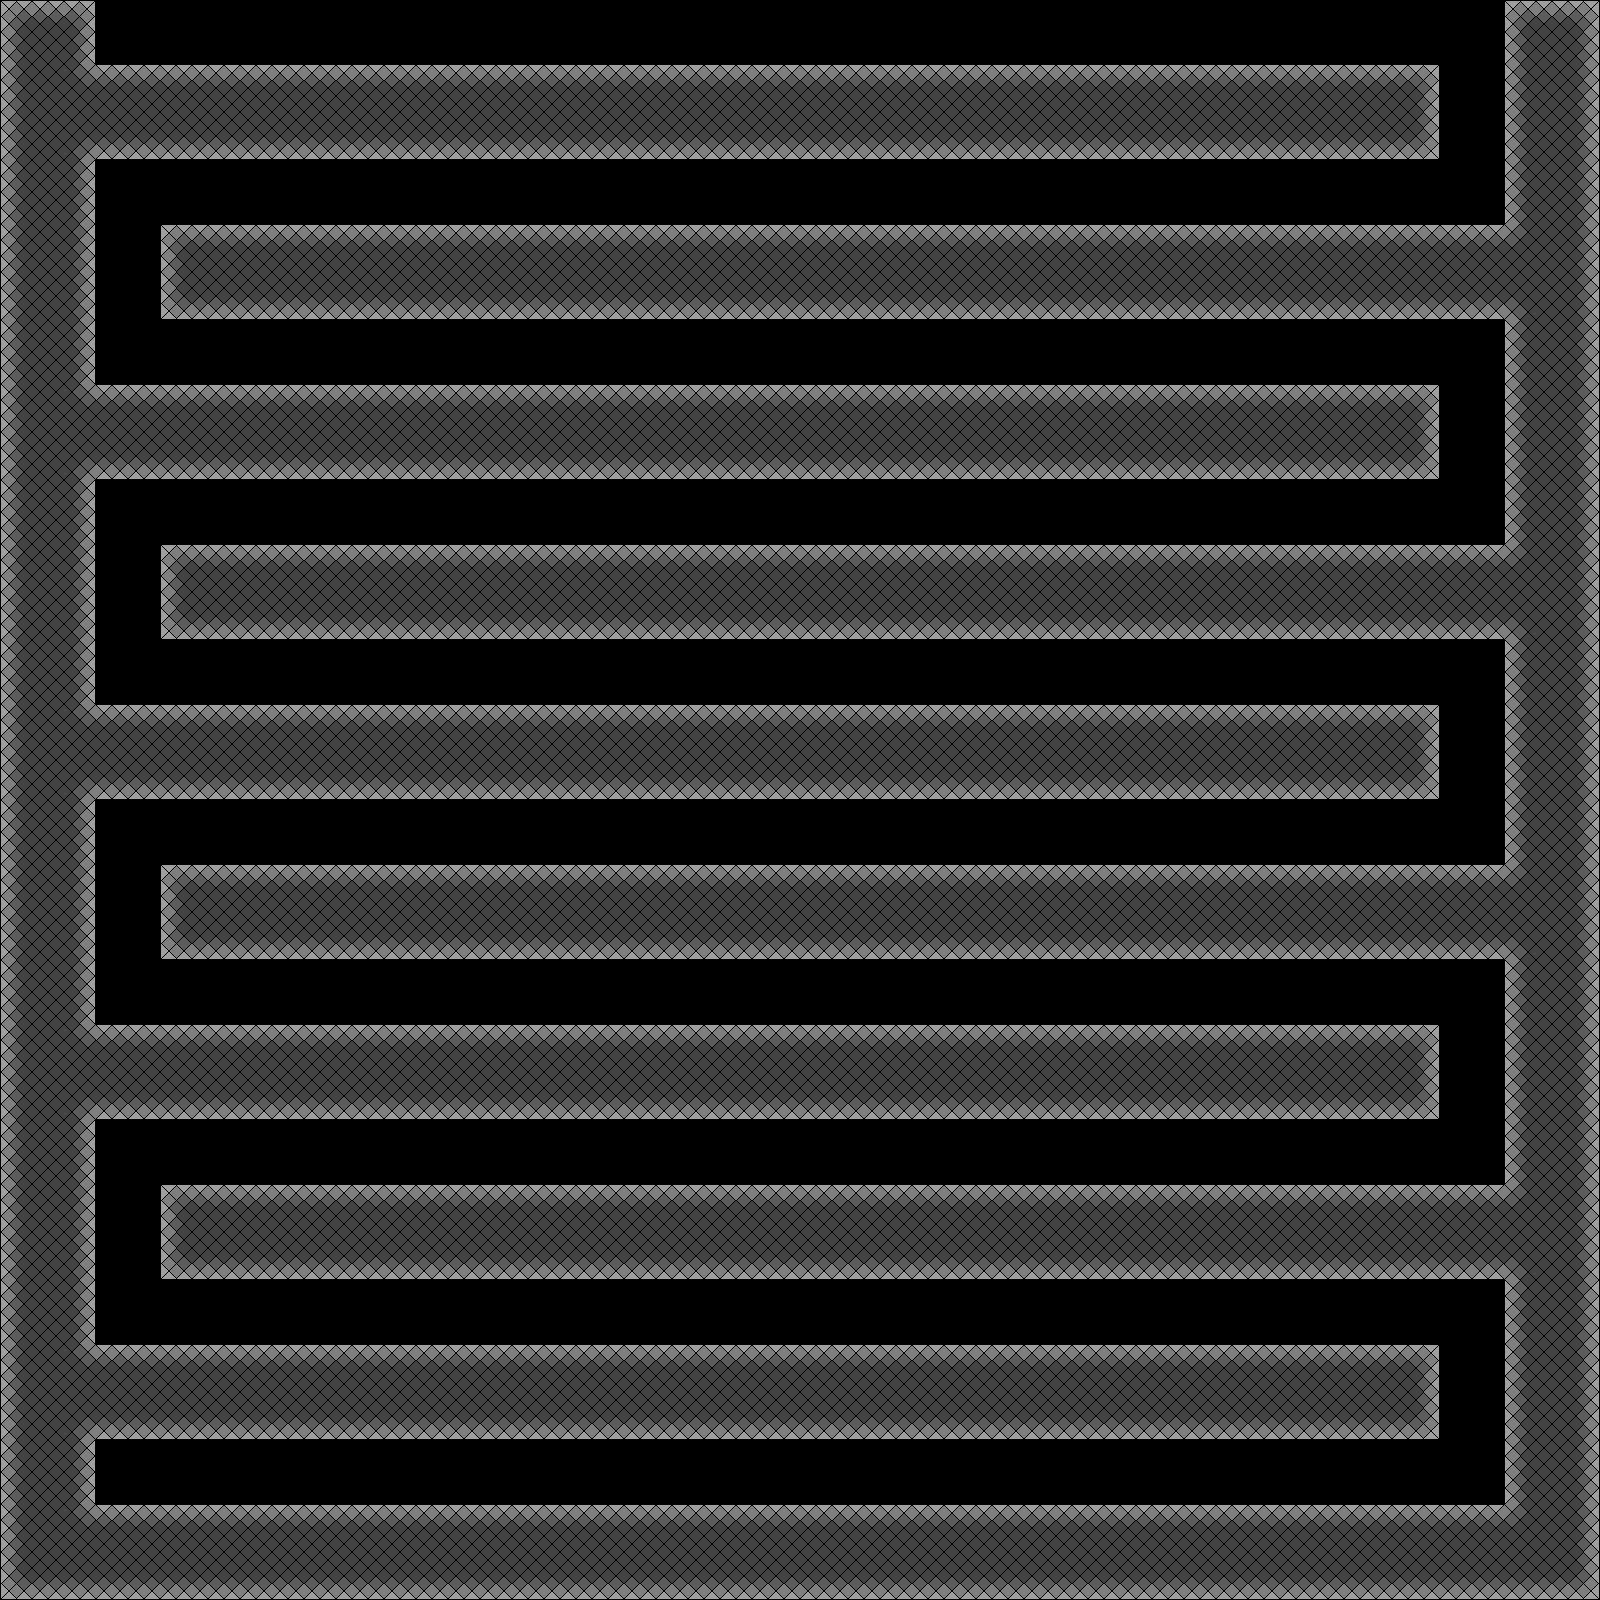

Tiled map render using the project's own tile images. Description and the whole map definition, tile-layer contents included, below:
An orthogonal 50x50 tile map with 32x32 px tiles, 1 tile layer (Tile Layer 1).

<map version="1.2" tiledversion="1.3.2" orientation="orthogonal" renderorder="right-down" compressionlevel="0" width="50" height="50" tilewidth="32" tileheight="32" infinite="0" nextlayerid="2" nextobjectid="1">
 <editorsettings>
  <export target="../src/main/resources/levels/level0/level0_static.csv" format="csv" />
 </editorsettings>
 <tileset firstgid="1" source="platformer0.tsx" />
 <layer id="1" name="Tile Layer 1" width="50" height="50">
  <data encoding="csv">
1,2,3,0,0,0,0,0,0,0,0,0,0,0,0,0,0,0,0,0,0,0,0,0,0,0,0,0,0,0,0,0,0,0,0,0,0,0,0,0,0,0,0,0,0,0,0,1,2,3,
4,5,6,0,0,0,0,0,0,0,0,0,0,0,0,0,0,0,0,0,0,0,0,0,0,0,0,0,0,0,0,0,0,0,0,0,0,0,0,0,0,0,0,0,0,0,0,4,5,6,
4,5,13,2,2,2,2,2,2,2,2,2,2,2,2,2,2,2,2,2,2,2,2,2,2,2,2,2,2,2,2,2,2,2,2,2,2,2,2,2,2,2,2,2,3,0,0,4,5,6,
4,5,5,5,5,5,5,5,5,5,5,5,5,5,5,5,5,5,5,5,5,5,5,5,5,5,5,5,5,5,5,5,5,5,5,5,5,5,5,5,5,5,5,5,6,0,0,4,5,6,
4,5,10,8,8,8,8,8,8,8,8,8,8,8,8,8,8,8,8,8,8,8,8,8,8,8,8,8,8,8,8,8,8,8,8,8,8,8,8,8,8,8,8,8,9,0,0,4,5,6,
4,5,6,0,0,0,0,0,0,0,0,0,0,0,0,0,0,0,0,0,0,0,0,0,0,0,0,0,0,0,0,0,0,0,0,0,0,0,0,0,0,0,0,0,0,0,0,4,5,6,
4,5,6,0,0,0,0,0,0,0,0,0,0,0,0,0,0,0,0,0,0,0,0,0,0,0,0,0,0,0,0,0,0,0,0,0,0,0,0,0,0,0,0,0,0,0,0,4,5,6,
4,5,6,0,0,1,2,2,2,2,2,2,2,2,2,2,2,2,2,2,2,2,2,2,2,2,2,2,2,2,2,2,2,2,2,2,2,2,2,2,2,2,2,2,2,2,2,14,5,6,
4,5,6,0,0,4,5,5,5,5,5,5,5,5,5,5,5,5,5,5,5,5,5,5,5,5,5,5,5,5,5,5,5,5,5,5,5,5,5,5,5,5,5,5,5,5,5,5,5,6,
4,5,6,0,0,7,8,8,8,8,8,8,8,8,8,8,8,8,8,8,8,8,8,8,8,8,8,8,8,8,8,8,8,8,8,8,8,8,8,8,8,8,8,8,8,8,8,11,5,6,
4,5,6,0,0,0,0,0,0,0,0,0,0,0,0,0,0,0,0,0,0,0,0,0,0,0,0,0,0,0,0,0,0,0,0,0,0,0,0,0,0,0,0,0,0,0,0,4,5,6,
4,5,6,0,0,0,0,0,0,0,0,0,0,0,0,0,0,0,0,0,0,0,0,0,0,0,0,0,0,0,0,0,0,0,0,0,0,0,0,0,0,0,0,0,0,0,0,4,5,6,
4,5,13,2,2,2,2,2,2,2,2,2,2,2,2,2,2,2,2,2,2,2,2,2,2,2,2,2,2,2,2,2,2,2,2,2,2,2,2,2,2,2,2,2,3,0,0,4,5,6,
4,5,5,5,5,5,5,5,5,5,5,5,5,5,5,5,5,5,5,5,5,5,5,5,5,5,5,5,5,5,5,5,5,5,5,5,5,5,5,5,5,5,5,5,6,0,0,4,5,6,
4,5,10,8,8,8,8,8,8,8,8,8,8,8,8,8,8,8,8,8,8,8,8,8,8,8,8,8,8,8,8,8,8,8,8,8,8,8,8,8,8,8,8,8,9,0,0,4,5,6,
4,5,6,0,0,0,0,0,0,0,0,0,0,0,0,0,0,0,0,0,0,0,0,0,0,0,0,0,0,0,0,0,0,0,0,0,0,0,0,0,0,0,0,0,0,0,0,4,5,6,
4,5,6,0,0,0,0,0,0,0,0,0,0,0,0,0,0,0,0,0,0,0,0,0,0,0,0,0,0,0,0,0,0,0,0,0,0,0,0,0,0,0,0,0,0,0,0,4,5,6,
4,5,6,0,0,1,2,2,2,2,2,2,2,2,2,2,2,2,2,2,2,2,2,2,2,2,2,2,2,2,2,2,2,2,2,2,2,2,2,2,2,2,2,2,2,2,2,14,5,6,
4,5,6,0,0,4,5,5,5,5,5,5,5,5,5,5,5,5,5,5,5,5,5,5,5,5,5,5,5,5,5,5,5,5,5,5,5,5,5,5,5,5,5,5,5,5,5,5,5,6,
4,5,6,0,0,7,8,8,8,8,8,8,8,8,8,8,8,8,8,8,8,8,8,8,8,8,8,8,8,8,8,8,8,8,8,8,8,8,8,8,8,8,8,8,8,8,8,11,5,6,
4,5,6,0,0,0,0,0,0,0,0,0,0,0,0,0,0,0,0,0,0,0,0,0,0,0,0,0,0,0,0,0,0,0,0,0,0,0,0,0,0,0,0,0,0,0,0,4,5,6,
4,5,6,0,0,0,0,0,0,0,0,0,0,0,0,0,0,0,0,0,0,0,0,0,0,0,0,0,0,0,0,0,0,0,0,0,0,0,0,0,0,0,0,0,0,0,0,4,5,6,
4,5,13,2,2,2,2,2,2,2,2,2,2,2,2,2,2,2,2,2,2,2,2,2,2,2,2,2,2,2,2,2,2,2,2,2,2,2,2,2,2,2,2,2,3,0,0,4,5,6,
4,5,5,5,5,5,5,5,5,5,5,5,5,5,5,5,5,5,5,5,5,5,5,5,5,5,5,5,5,5,5,5,5,5,5,5,5,5,5,5,5,5,5,5,6,0,0,4,5,6,
4,5,10,8,8,8,8,8,8,8,8,8,8,8,8,8,8,8,8,8,8,8,8,8,8,8,8,8,8,8,8,8,8,8,8,8,8,8,8,8,8,8,8,8,9,0,0,4,5,6,
4,5,6,0,0,0,0,0,0,0,0,0,0,0,0,0,0,0,0,0,0,0,0,0,0,0,0,0,0,0,0,0,0,0,0,0,0,0,0,0,0,0,0,0,0,0,0,4,5,6,
4,5,6,0,0,0,0,0,0,0,0,0,0,0,0,0,0,0,0,0,0,0,0,0,0,0,0,0,0,0,0,0,0,0,0,0,0,0,0,0,0,0,0,0,0,0,0,4,5,6,
4,5,6,0,0,1,2,2,2,2,2,2,2,2,2,2,2,2,2,2,2,2,2,2,2,2,2,2,2,2,2,2,2,2,2,2,2,2,2,2,2,2,2,2,2,2,2,14,5,6,
4,5,6,0,0,4,5,5,5,5,5,5,5,5,5,5,5,5,5,5,5,5,5,5,5,5,5,5,5,5,5,5,5,5,5,5,5,5,5,5,5,5,5,5,5,5,5,5,5,6,
4,5,6,0,0,7,8,8,8,8,8,8,8,8,8,8,8,8,8,8,8,8,8,8,8,8,8,8,8,8,8,8,8,8,8,8,8,8,8,8,8,8,8,8,8,8,8,11,5,6,
4,5,6,0,0,0,0,0,0,0,0,0,0,0,0,0,0,0,0,0,0,0,0,0,0,0,0,0,0,0,0,0,0,0,0,0,0,0,0,0,0,0,0,0,0,0,0,4,5,6,
4,5,6,0,0,0,0,0,0,0,0,0,0,0,0,0,0,0,0,0,0,0,0,0,0,0,0,0,0,0,0,0,0,0,0,0,0,0,0,0,0,0,0,0,0,0,0,4,5,6,
4,5,13,2,2,2,2,2,2,2,2,2,2,2,2,2,2,2,2,2,2,2,2,2,2,2,2,2,2,2,2,2,2,2,2,2,2,2,2,2,2,2,2,2,3,0,0,4,5,6,
4,5,5,5,5,5,5,5,5,5,5,5,5,5,5,5,5,5,5,5,5,5,5,5,5,5,5,5,5,5,5,5,5,5,5,5,5,5,5,5,5,5,5,5,6,0,0,4,5,6,
4,5,10,8,8,8,8,8,8,8,8,8,8,8,8,8,8,8,8,8,8,8,8,8,8,8,8,8,8,8,8,8,8,8,8,8,8,8,8,8,8,8,8,8,9,0,0,4,5,6,
4,5,6,0,0,0,0,0,0,0,0,0,0,0,0,0,0,0,0,0,0,0,0,0,0,0,0,0,0,0,0,0,0,0,0,0,0,0,0,0,0,0,0,0,0,0,0,4,5,6,
4,5,6,0,0,0,0,0,0,0,0,0,0,0,0,0,0,0,0,0,0,0,0,0,0,0,0,0,0,0,0,0,0,0,0,0,0,0,0,0,0,0,0,0,0,0,0,4,5,6,
4,5,6,0,0,1,2,2,2,2,2,2,2,2,2,2,2,2,2,2,2,2,2,2,2,2,2,2,2,2,2,2,2,2,2,2,2,2,2,2,2,2,2,2,2,2,2,14,5,6,
4,5,6,0,0,4,5,5,5,5,5,5,5,5,5,5,5,5,5,5,5,5,5,5,5,5,5,5,5,5,5,5,5,5,5,5,5,5,5,5,5,5,5,5,5,5,5,5,5,6,
4,5,6,0,0,7,8,8,8,8,8,8,8,8,8,8,8,8,8,8,8,8,8,8,8,8,8,8,8,8,8,8,8,8,8,8,8,8,8,8,8,8,8,8,8,8,8,11,5,6,
4,5,6,0,0,0,0,0,0,0,0,0,0,0,0,0,0,0,0,0,0,0,0,0,0,0,0,0,0,0,0,0,0,0,0,0,0,0,0,0,0,0,0,0,0,0,0,4,5,6,
4,5,6,0,0,0,0,0,0,0,0,0,0,0,0,0,0,0,0,0,0,0,0,0,0,0,0,0,0,0,0,0,0,0,0,0,0,0,0,0,0,0,0,0,0,0,0,4,5,6,
4,5,13,2,2,2,2,2,2,2,2,2,2,2,2,2,2,2,2,2,2,2,2,2,2,2,2,2,2,2,2,2,2,2,2,2,2,2,2,2,2,2,2,2,3,0,0,4,5,6,
4,5,5,5,5,5,5,5,5,5,5,5,5,5,5,5,5,5,5,5,5,5,5,5,5,5,5,5,5,5,5,5,5,5,5,5,5,5,5,5,5,5,5,5,6,0,0,4,5,6,
4,5,10,8,8,8,8,8,8,8,8,8,8,8,8,8,8,8,8,8,8,8,8,8,8,8,8,8,8,8,8,8,8,8,8,8,8,8,8,8,8,8,8,8,9,0,0,4,5,6,
4,5,6,0,0,0,0,0,0,0,0,0,0,0,0,0,0,0,0,0,0,0,0,0,0,0,0,0,0,0,0,0,0,0,0,0,0,0,0,0,0,0,0,0,0,0,0,4,5,6,
4,5,6,0,0,0,0,0,0,0,0,0,0,0,0,0,0,0,0,0,0,0,0,0,0,0,0,0,0,0,0,0,0,0,0,0,0,0,0,0,0,0,0,0,0,0,0,4,5,6,
4,5,13,2,2,2,2,2,2,2,2,2,2,2,2,2,2,2,2,2,2,2,2,2,2,2,2,2,2,2,2,2,2,2,2,2,2,2,2,2,2,2,2,2,2,2,2,14,5,6,
4,5,5,5,5,5,5,5,5,5,5,5,5,5,5,5,5,5,5,5,5,5,5,5,5,5,5,5,5,5,5,5,5,5,5,5,5,5,5,5,5,5,5,5,5,5,5,5,5,6,
7,8,8,8,8,8,8,8,8,8,8,8,8,8,8,8,8,8,8,8,8,8,8,8,8,8,8,8,8,8,8,8,8,8,8,8,8,8,8,8,8,8,8,8,8,8,8,8,8,9
</data>
 </layer>
</map>